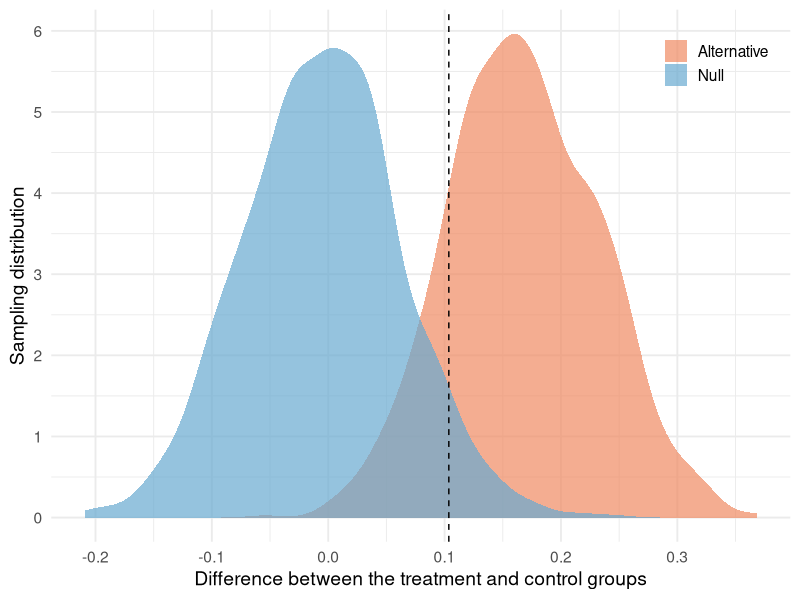

Write R code to recreate this figure.
## ---- chunk 1
library(tidyverse)

set.seed(42)

# Artificial data for illustration
observation_count <- 20000
data <- tibble(value = rlnorm(observation_count))

# Performance metric
metric <- mean
# Statistical significance
alpha <- 0.05
# False negative rate
beta <- 0.2
# Practical significance
delta <- 0.1 * metric(data$value)

simulate <- function(sample_size, replication_count) {
  # Function for drawing a single sample of size sample_size
  run_one <- function() sample(data$value, sample_size, replace = TRUE)
  # Function for drawing replication_count samples of size sample_size
  run_many <- function() replicate(replication_count, { metric(run_one()) })

  # Simulation under the null hypothesis
  control_null <- run_many()
  treatment_null <- run_many()
  difference_null <- treatment_null - control_null

  # Simulation under the alternative hypothesis
  control_alternative <- run_many()
  treatment_alternative <- run_many() + delta
  difference_alternative <- treatment_alternative - control_alternative

  # Computation of the critical value
  critical_value <- quantile(difference_null, 1 - alpha)
  # Computation of the false negative rate
  beta <- mean(difference_alternative < critical_value)

  list(difference_null = difference_null,
       difference_alternative = difference_alternative,
       critical_value = critical_value,
       beta = beta)
}

# Number of replications
replication_count <- 1000
# Interval of possible values for the sample size
search_interval <- c(1, 10000)
# Root finding to attain the desired value by varying the sample size
target <- function(n) beta - simulate(as.integer(n), replication_count)$beta
sample_size <- as.integer(uniroot(target, interval = search_interval)$root)
## ---- chunk 2
library(tidyverse)

theme_set(theme_minimal(base_size = 14))

result <- simulate(sample_size, replication_count)
tibble(Null = result$difference_null,
       Alternative = result$difference_alternative) %>%
  gather(group, value) %>%
  ggplot(aes(value, fill = group)) +
  geom_density(alpha = 0.7, color = NA) +
  geom_vline(xintercept = result$critical_value, linetype = 'dashed') +
  labs(x = 'Difference between the treatment and control groups',
       y = 'Sampling distribution') +
  scale_x_continuous(breaks = seq(-1, 1, by = 0.1)) +
  scale_y_continuous(breaks = seq(0, 10)) +
  scale_fill_manual(values=c('#ef8a62', '#67a9cf')) +
  theme(legend.title = element_blank(), legend.position = c(0.9, 0.9))
